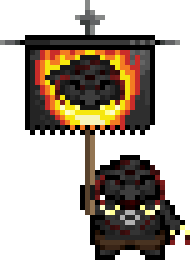
#> input picture scripts/hero-animations/src/calamitusk-the-chaorc-war-chief.png, 38 x 52 px, given in place of cuberto-supreme-lord-of-edges.png, which was not available (shown 5 times larger)
$ python cuberto.py
#> lines starting #> are read from the running program, lines starting #| are printed output that depends on the picture; pictures that were not available may be replaced by others from this repository, and a replacement may not be noted
### scripts/hero-animations/anim_common.py
# -*- coding: utf-8 -*-
"""Gemeinsame Helfer für die Hero-Idle-Animationen."""
import math
from PIL import Image
import numpy as np

WHITE = (255, 255, 255, 255)


def rgb(h, a=255):
    return (int(h[0:2], 16), int(h[2:4], 16), int(h[4:6], 16), a)


def px(a, x, y):
    return tuple(int(v) for v in a[y, x])


def wave(i, period, phase=0.0):
    return math.sin(2 * math.pi * i / period + phase)


# [17 lines left out: functions step, sweep_level, not called in this run]


STAR = [  # (Armlänge, Mitte, Arm innen, Arm außen) je Lebensframe
    (0, 'mid0', None, None),
    (1, 'white', 'mid0', None),
    (2, 'white', 'white', 'mid1'),
    (1, 'white', 'mid1', None),
    (0, 'mid0', None, None),
]


# [16 lines left out: function sparkle_pixels, not called in this run]


def save_outputs(name, frames, ms, scale=8, check_edges=False):
    if check_edges:
        assert_not_clipped(frames, name)
    w = frames[0].shape[1]
    h = frames[0].shape[0]
    imgs = []
    for f in frames:
        im = Image.fromarray(f.astype(np.uint8)).resize((w * scale, h * scale), Image.NEAREST)
        b = Image.new('RGBA', im.size, (40, 30, 70, 255))
        b.alpha_composite(im)
        imgs.append(b.convert('RGB'))
    imgs[0].save(f'{name}.gif', save_all=True, append_images=imgs[1:],
                 duration=ms, loop=0, disposal=2, optimize=False)
    Image.fromarray(np.concatenate(frames, axis=1).astype(np.uint8)).save(f'{name}_sheet.png')
    ch = [int((frames[k] != frames[k - 1]).any(axis=2).sum()) for k in range(len(frames))]
    print(name, 'geänderte Pixel pro Frame:', ch)


# [15 lines left out: function draw_sparkles, not called in this run]


def assert_not_clipped(frames, name=''):
    """Kein Frame darf am Bildrand deckende Pixel haben (sonst wäre etwas
    abgeschnitten)."""
    for k, f in enumerate(frames):
        a = f[:, :, 3] > 0
        if a[0].any() or a[-1].any() or a[:, 0].any() or a[:, -1].any():
            raise ValueError(f'{name}: Frame {k} berührt den Bildrand (abgeschnitten?)')


# [11 lines left out: function ring8, not called in this run]


def draw_bounce(out, s, b, knee, oy, ox, dx_fn=None):
    """Sprite s in out malen: Zeilen oberhalb von knee um b verschieben
    (-1 = gestreckt, +1 = gestaucht), die Beine darunter bleiben stehen.
    Beim Strecken wird die Zeile über dem Knie gedehnt (keine Lücke).
    dx_fn(x, y) -> waagrechter Versatz einzelner Pixel (optional)."""
    sh, sw = s.shape[:2]
    for y in range(sh):
        for x in range(sw):
            if s[y, x, 3]:
                dx = dx_fn(x, y) if dx_fn else 0
                out[y + oy + (b if y < knee else 0), x + ox + dx] = s[y, x]
    if b < 0:
        y = knee - 1
        for x in range(sw):
            if s[y, x, 3] and not out[y + oy, x + ox, 3]:
                out[y + oy, x + ox] = s[y, x]


BOUNCE12 = [0, 0, -1, -1, -1, 0, 0, 1, 1, 1, 0, 0]      # Federn im 12er-Takt

### scripts/hero-animations/cuberto.py
# -*- coding: utf-8 -*-
"""Idle-Animationen für Cuberto, Supreme Lord of Edges (Hero, „Ebene #4“) und
den Skin Extra Edgy Cuberto („Ebene #5“), MotiveBoons.xcf – jeweils ohne den
Erdwürfel.

Aufruf: python3 cuberto.py <tag> [ms] [hero|edgy]

* Beide federn aus den Knien (Squash and Stretch, Füße fest).
* Hero: blinzelt; kleine Würfel (2x2, hellblau/weiß mit Kante) steigen
  kantig um ihn auf – der Herr der Kanten.
* Edgy: die roten Stacheln schlagen abwechselnd nach außen aus, die roten Augen
  glühen auf, rote Chaos-Funken knistern um ihn herum.
"""
import math
import sys
from PIL import Image
import numpy as np
from anim_common import rgb, save_outputs, draw_bounce, BOUNCE12

VARIANT = 'edgy' if 'edgy' in sys.argv[2:] else 'hero'
SLUG = {'hero': 'cuberto-supreme-lord-of-edges', 'edgy': 'extra-edgy-cuberto'}[VARIANT]
SRC = np.array(Image.open(f'src/{SLUG}.png').convert('RGBA')).astype(int)
SH, SW = SRC.shape[:2]
#> SH = 52; SW = 38
P = 5
H, W = SH + 2 * P, SW + 2 * P
#> H = 62; W = 48
N = 36
KNEE = SH - 5
#> KNEE = 47
CUBE = [rgb('dff6ff'), rgb('8fd8ff'), rgb('3c7fb0')]
RED = {rgb('b80a09'), rgb('800000'), rgb('660000')}
EYE_RED = {rgb('3e0000'): rgb('ff3030'), rgb('7e0000'): rgb('ff4040')}
SPARK = [rgb('ffffff'), rgb('ff4a3a'), rgb('b00000')]


def rnd(k, i):
    v = math.sin(k * 12.9898 + i * 78.233) * 43758.5453
    return v - math.floor(v)


def quill_flare(out, s, i, b):
    """Edgy: die äußeren roten Stacheln schlagen abwechselnd links/rechts 1 px
    nach außen aus (äußerster Pixel wird verlängert – keine Lücken)."""
    side = -1 if (i // 3) % 2 == 0 else 1
    for y in range(6, 15):
        xs = [x for x in range(SW) if s[y, x, 3] and tuple(s[y, x]) in RED]
        if not xs:
            continue
        x0 = min(xs) if side < 0 else max(xs)
        if (side < 0 and x0 <= 2) or (side > 0 and x0 >= SW - 3):
            out[y + P + b, x0 + side + P] = s[y, x0]


def frame(i):
#> called with i = 0
    s = SRC.copy()
    out = np.zeros((H, W, 4), int)
    if VARIANT == 'hero':
        if i in (20, 21):
            for x, y in ((6, 11), (7, 11), (10, 11), (11, 11)):
                s[y, x] = rgb('311800')
        for k in range(5):                            # Würfel steigen auf
            t = (i + k * 7) % 18
            if t >= 14:
                continue
            gen = ((i + k * 7) // 18) % (N // 18)
            side = -1 if k % 2 else 1
            x = int(round(W / 2 + side * (SW / 2 + 1 + rnd(k, gen) * 2)))
            y = H - 6 - t
            for dx, dy, c in ((0, 0, CUBE[0]), (1, 0, CUBE[1]), (0, 1, CUBE[1]), (1, 1, CUBE[2])):
                if 1 <= x + dx < W - 1 and 1 <= y + dy < H - 1:
                    out[y + dy, x + dx] = c
        draw_bounce(out, s, BOUNCE12[i % 12], KNEE, P, P)
    else:
        if (i // 6) % 2:                              # Augen glühen auf
            for y, x in zip(*np.nonzero(SRC[:, :, 3])):
                c = tuple(SRC[y, x])
                if c in EYE_RED:
                    s[y, x] = EYE_RED[c]
        draw_bounce(out, s, BOUNCE12[i % 12], KNEE, P, P)
        quill_flare(out, s, i, BOUNCE12[i % 12])
        for k in range(4):                            # Chaos-Funken (kurze Zickzacks)
            t = (i + k * 9) % 12
            if t >= 4:
                continue
            gen = ((i + k * 9) // 12) % (N // 12)
            ang = rnd(k, gen) * 2 * math.pi
            x0 = W / 2 + math.cos(ang) * (SW / 2 + 1)
            y0 = H / 2 + math.sin(ang) * (SH / 2 - 2)
            for j in range(4):
                x = int(round(x0 + j * math.cos(ang) + (1 if j % 2 else -1) * math.sin(ang) * 0.8))
                y = int(round(y0 + j * math.sin(ang) - (1 if j % 2 else -1) * math.cos(ang) * 0.8))
                if 1 <= x < W - 1 and 1 <= y < H - 1 and out[y, x, 3] == 0:
                    out[y, x] = SPARK[min(2, t)]
    return out


if __name__ == '__main__':
    tag = sys.argv[1] if len(sys.argv) > 1 else 'v'
    frames = [frame(i) for i in range(N)]
#> call 3 of draw_bounce, with b = -1, knee = 47, oy = 5, ox = 5
#> after the loop in draw_bounce (call 3), `for x in range(sw):`:
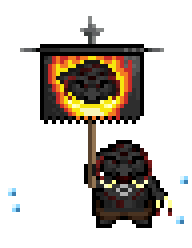
#> out: shape (62, 48, 4) int64 (shown 4 times larger); mean of channels 0, 1, 2, 3 24.5, 18.5, 12, 77.1; transparent parts drawn white
#> call 4 of draw_bounce, with b = -1, knee = 47, oy = 5, ox = 5
#> after the loop in draw_bounce (call 4), `for x in range(sw):`:
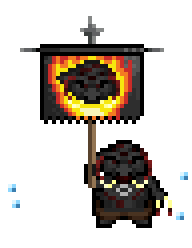
#> out: shape (62, 48, 4) int64 (shown 4 times larger); mean of channels 0, 1, 2, 3 24.5, 18.5, 12, 77.1; transparent parts drawn white
#> after the loop in draw_bounce (call 5), `for x in range(sw):`:
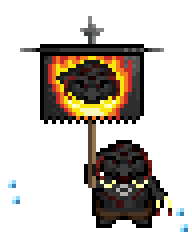
#> out: shape (62, 48, 4) int64 (shown 4 times larger); mean of channels 0, 1, 2, 3 24.5, 18.5, 12, 77.1; transparent parts drawn white
#> after the loop in draw_bounce (call 8), `for y in range(sh):`:
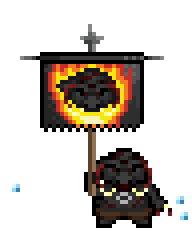
#> out: shape (62, 48, 4) int64 (shown 4 times larger); mean of channels 0, 1, 2, 3 23.6, 17.6, 11.3, 73.6; transparent parts drawn white
#> after the loop in draw_bounce (call 15), `for x in range(sw):`:
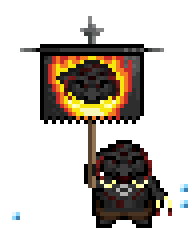
#> out: shape (62, 48, 4) int64 (shown 4 times larger); mean of channels 0, 1, 2, 3 24.3, 18.2, 11.7, 76.8; transparent parts drawn white
#> after the loop in draw_bounce (call 16), `for x in range(sw):`:
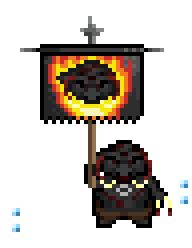
#> out: shape (62, 48, 4) int64 (shown 4 times larger); mean of channels 0, 1, 2, 3 24.5, 18.5, 12, 77.1; transparent parts drawn white
#> after the loop in draw_bounce (call 17), `for x in range(sw):`:
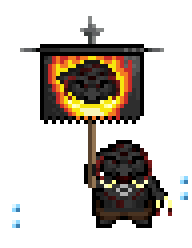
#> out: shape (62, 48, 4) int64 (shown 4 times larger); mean of channels 0, 1, 2, 3 24.5, 18.5, 12, 77.1; transparent parts drawn white
#> frames = 36 items
    ms = int(sys.argv[2]) if len(sys.argv) > 2 and sys.argv[2].isdigit() else 90
    save_outputs(f'cuberto_{VARIANT}_idle_{tag}', frames, ms, scale=8, check_edges=True)
#> the loop in assert_not_clipped, `for k, f in enumerate(frames):` made 36 passes
#> the loop in save_outputs, `for f in frames:` made 36 passes
#> in save_outputs, `ch = [int((frames[k] != frames[k - 1]).any(axis=2).sum()) for k in ran..`: ch = 36 values, max 646 at index 22, min 22 at index 8, mean 230.2
#| cuberto_hero_idle_v geänderte Pixel pro Frame: [26, 24, 642, 24, 26, 642, 24, 641, 22, 24, 643, 26, 24, 24, 640, 22, 24, 642, 26, 643, 28, 24, 646, 24, 24, 22, 640, 24, 24, 644, 24, 643, 22, 22, 643, 24]
